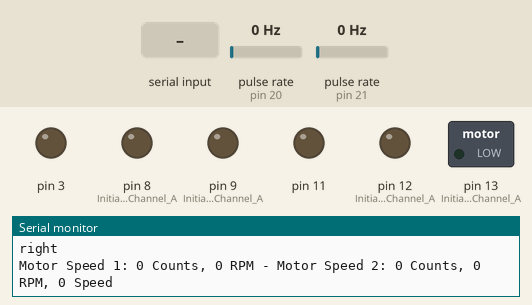
Simulated run of this sketch. Board: Arduino Mega 2560, built with avr-gcc and run on an emulated ATmega2560. Parts: switched loads named in the sketch (green lamp = pin HIGH), output pins drawn as LEDs (lit = HIGH), the last lines printed to the serial monitor. Wiring (inferred from the names in the program): 2 × pulse sensor: data pin 20 / data pin 21. The inputs (shaded band) are chosen by the test bench; at power-on: pulse rate (sensors on pin 20, pin 21) 0 Hz.

Above: at 1.2 s.
1.3 s: "d" received over Serial
At 1.8 s:
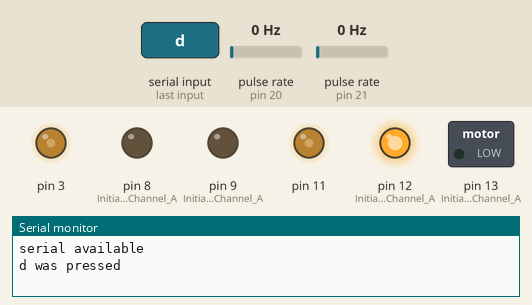
2.8 s: "s" received over Serial
At 4.0 s:
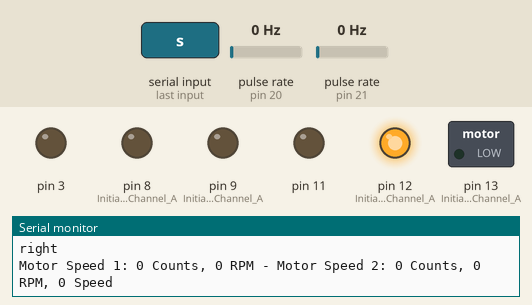
4.3 s: "p" received over Serial
At 5.3 s:
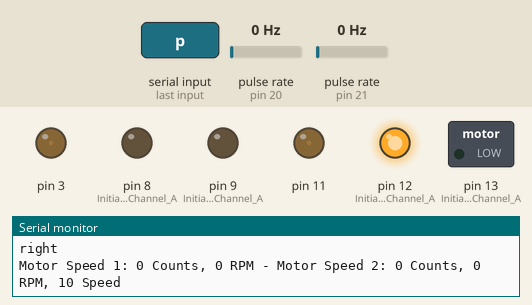
5.8 s: "m" received over Serial
At 6.4 s:
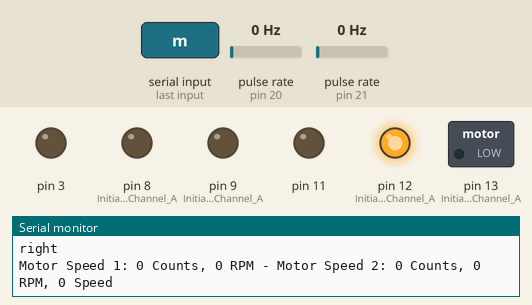
Timing chart, 0 to 8.8 s (numbered marks = the images above; inputs shaded):
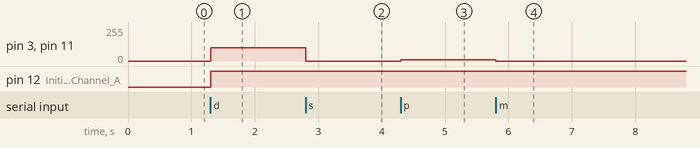

Measured:
- after the input at 1.3 s, pin 3, pin 11: 0/255 → 100/255 at once; pin 12 (Initiates_Brake_Channel_A): LOW → HIGH at once
- after the input at 2.8 s, pin 3, pin 11: 100/255 → 0/255 at once
- after the input at 4.3 s, pin 3, pin 11: 0/255 → 10/255 at once
- after the input at 5.8 s, pin 3, pin 11: 10/255 → 0/255 at once

The sketch:

drover_arduino.ino
```cpp
#include <Arduino.h>
#include "../../../../../.platformio/packages/framework-arduinoavr/cores/arduino/HardwareSerial.h"

#define left_encoder_pin 20
#define right_encoder_pin 21

const float stepcount = 10.00;  // 10 Slots in disk, change if different
volatile int counter_left = 0;
volatile int counter_right = 0;
long start = 0;
char command;
int speed = 0;

volatile int rpmLeft = 0;
volatile int rpmRight = 0;

void docount_left()  // counts from the speed sensor
{
    counter_left++;  // increase +1 the counter value
}

void docount_right()  // counts from the speed sensor
{
    counter_right++;  // increase +1 the counter value
}

void setSpeed(int speed)
{
    //Motor A
    digitalWrite(12, HIGH);     //Establishes forward direction of Channel A
    digitalWrite(9, LOW);       //Disengage the Brake for Channel A
    analogWrite(3, speed);      //Spins the motor on Channel A at full speed

    //Motor B
    digitalWrite(13, LOW);     //Establishes backward direction of Channel B
    digitalWrite(8, LOW);       //Disengage the Brake for Channel B
    analogWrite(11, speed);     //Spins the motor on Channel B at half speed
}

void setup()
{
    Serial.begin(9600);
    //Setup for encoders
    pinMode(right_encoder_pin, INPUT_PULLUP);
    pinMode(left_encoder_pin, INPUT_PULLUP);

    attachInterrupt(digitalPinToInterrupt(left_encoder_pin), docount_left, CHANGE);
    attachInterrupt(digitalPinToInterrupt(right_encoder_pin), docount_right, CHANGE);

    //Setup Channel A
    pinMode(12, OUTPUT); //Initiates Brake Channel A pin
    pinMode(9, OUTPUT); //Initiates Brake Channel A pin
    //Setup Channel B
    pinMode(13, OUTPUT); //Initiates Motor Channel A pin
    pinMode(8, OUTPUT);  //Initiates Brake Channel A pin

}

void loop()
{
    if (millis() - start >= 1000)
    {

        rpmLeft = (counter_left / stepcount) * 60;  // calculate RPM for Motor 1
        rpmRight = (counter_right / stepcount) * 60;  // calculate RPM for Motor 2
        Serial.println("left");
        Serial.println("right");
        Serial.print("Motor Speed 1: ");
        Serial.print(counter_left);
        Serial.print(" Counts, ");
        Serial.print(rpmLeft);
        Serial.print(" RPM - ");
        Serial.print("Motor Speed 2: ");
        Serial.print(counter_right);
        Serial.print(" Counts, ");
        Serial.print(rpmRight);
        Serial.print(" RPM, ");
        Serial.print(speed);
        Serial.println(" Speed");
        counter_right = 0;
        counter_left = 0;
        start = millis();
    }
    if (Serial.available())
    {
        Serial.println("serial available");
        command = Serial.read();

        if (command == 'd')
        {
            setSpeed(100);
            Serial.println("d was pressed");
        }
        else if (command == 's')
        {
            speed = 0;
            setSpeed(speed);
            Serial.println("s was pressed");
        }
        else if (command == 'p')
        {
            speed = speed + 10;
            if (speed > 255)
            {
                speed = 255;
            }
            setSpeed(speed);
        }
        else if (command == 'm')
        {
            speed = speed - 10;
            if (speed < -255)
            {
                speed = -255;
            }
            setSpeed(speed);
        }
    }
}
```
